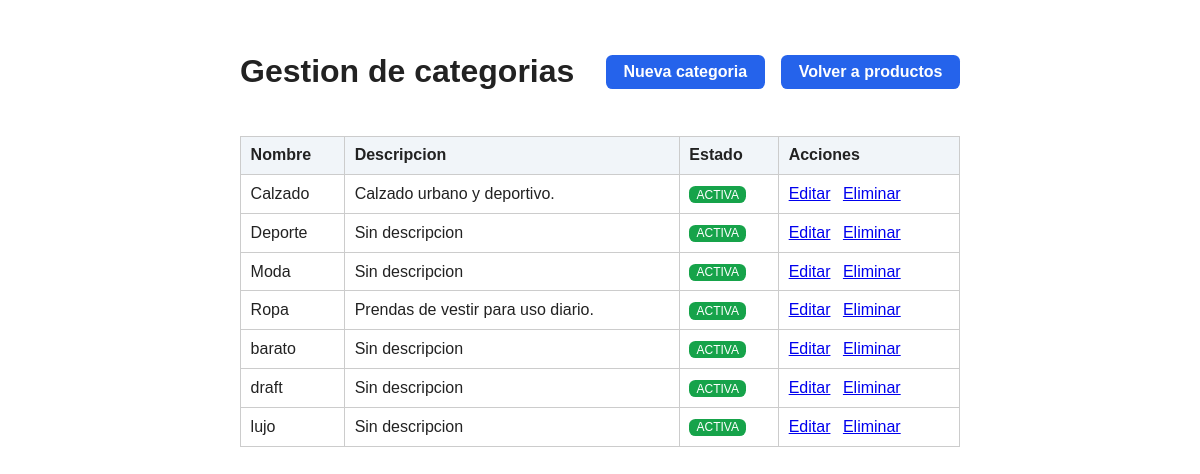
Page /products/categories/ on the committed database.
### core/products/models.py (models this page shows, shortened)
class Category(models.Model):
    name = models.CharField(max_length=80, unique=True)
    slug = models.SlugField(unique=True)
    description = models.TextField(blank=True)
    is_active = models.BooleanField(default=True)
    created_at = models.DateTimeField(auto_now_add=True)
    updated_at = models.DateTimeField(auto_now=True)
    class Meta:
        ordering = ("name",)

### context/products/views.py (the view)
# urls.py: path("categories/", views.category_list, name="category-list"),
def category_list(request):
    categories = Category.objects.all().order_by("name")
    return render(
        request,
        "products/category_list.html",
        {
            "categories": categories,
        },
    )

### templates/products/category_list.html (shortened to what this page needs)
<!DOCTYPE html>
<html lang="es">
<head>
</head>
<body>
    <header>
        <h1>Gestion de categorias</h1>
        <div>
            <a href="{% url 'products:category-create' %}" class="button">Nueva categoria</a>
            <a href="{% url 'products:product-manage' %}" class="button">Volver a productos</a>
        </div>
    </header>
    <table>
        <thead>
            <tr>
                <th>Nombre</th>
                <th>Descripcion</th>
                <th>Estado</th>
                <th>Acciones</th>
            </tr>
        </thead>
        <tbody>
            {% for category in categories %}
                <tr>
                    <td>{{ category.name }}</td>
                    <td>{{ category.description|default:'Sin descripcion' }}</td>
                    <td>
                        {% if category.is_active %}
                            <span class="badge">Activa</span>
                        {% else %}
                            <span class="badge inactive">Inactiva</span>
                        {% endif %}
                    </td>
                    <td class="actions">
                        <a href="{% url 'products:category-update' category.pk %}">Editar</a>
                        <a href="{% url 'products:category-delete' category.pk %}">Eliminar</a>
                    </td>
                </tr>
            {% empty %}
                <tr>
                    <td colspan="4">Todavia no hay categorias registradas.</td>
                </tr>
            {% endfor %}
        </tbody>
    </table>
</body>
</html>

### templates/products/category_list.html (style rules this page uses)
body { font-family: Arial, sans-serif; margin: 2rem auto; max-width: 720px; color: #222; }
header { display: flex; justify-content: space-between; align-items: center; }
h1 { font-size: 2rem; }
a.button { display: inline-block; margin-left: 0.75rem; padding: 0.5rem 1.1rem; background-color: #2563eb; color: #fff; border-radius: 0.4rem; text-decoration: none; font-weight: 600; }
table { width: 100%; border-collapse: collapse; margin-top: 1.5rem; }
th, td { border: 1px solid #ccc; padding: 0.6rem; text-align: left; }
th { background-color: #f1f5f9; }
.actions a { margin-right: 0.5rem; }
.badge { display: inline-block; padding: 0.1rem 0.45rem; border-radius: 0.4rem; background-color: #16a34a; color: #fff; font-size: 0.75rem; text-transform: uppercase; }

### rows in the picture
Category: name "Calzado", description "Calzado urbano y deportivo.", is_active "ACTIVA"
Category: name "Deporte", description "Sin descripcion", is_active "ACTIVA"
Category: name "Moda", description "Sin descripcion", is_active "ACTIVA"
Category: name "Ropa", description "Prendas de vestir para uso diario.", is_active "ACTIVA"
Category: name "barato", description "Sin descripcion", is_active "ACTIVA"
Category: name "draft", description "Sin descripcion", is_active "ACTIVA"
Category: name "lujo", description "Sin descripcion", is_active "ACTIVA"
